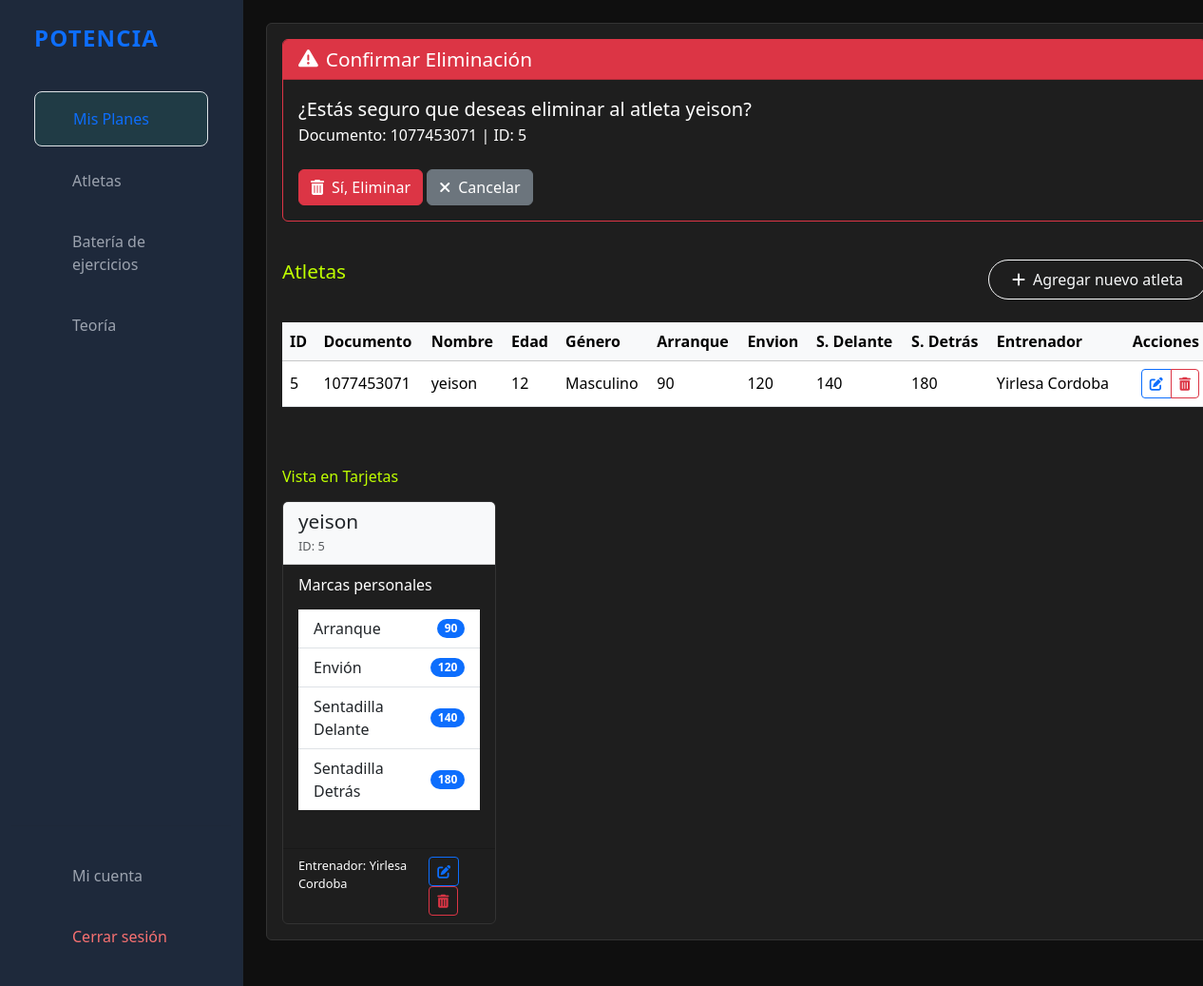
The page /atletas/eliminar/5/ (signed in) on the database its author committed.
### potencia/models.py (models this page shows, shortened)
class Atletas(models.Model):
    id = models.AutoField(primary_key=True)
    documento = models.CharField(unique=True, max_length=100)
    nombre = models.CharField(max_length=100)
    edad = models.PositiveSmallIntegerField()
    generos_lista = [("Masculino", "Masculino"), ("Femenino", "Femenino")]
    genero = models.CharField(max_length=10, choices=generos_lista)
    arranque = models.CharField(max_length=3)
    envion = models.CharField(max_length=3)
    sentadilla_delante = models.CharField(max_length=3)
    sentadilla_detras = models.CharField(max_length=3)
    entrenador = models.ForeignKey(
        Entrenadores,
        on_delete=models.SET_NULL,
        null=True,
        blank=True,
        related_name='atletas'
    )

class Entrenadores(models.Model):
    user = models.OneToOneField(User, on_delete=models.CASCADE)
    nombre = models.CharField(max_length=101)
    edad = models.PositiveSmallIntegerField()
    generos_lista = [("Masculino", "Masculino"), ("Femenino", "Femenino")]
    genero = models.CharField(max_length=10, choices=generos_lista)

### potencia/views.py (the view)
# urls.py: path('atletas/eliminar/<int:pk>/', views.eliminar_atleta, name='eliminar_atleta'),
@login_required
def eliminar_atleta(request, pk):
    atleta = get_object_or_404(Atletas, pk=pk)
    if request.method == 'POST':
        atleta.delete()
        messages.success(request, f'Atleta {atleta.nombre} eliminado correctamente')
        return redirect('atletas')
    return render(request, 'atletas.html', {
        'atletas': Atletas.objects.all(),
        'confirmar_eliminar': True,
        'atleta_a_eliminar': atleta
    })

### potencia/templates/atletas.html (shortened to what this page needs)
{% extends "base.html" %}
{% block contenido %}
<div class="card">
    <div class="card-body">
        {% if confirmar_eliminar %}
        <div class="card mb-4 border-danger">
            <div class="card-header bg-danger text-white">
                <h4 class="card-title mb-0">
                    <i class="fas fa-exclamation-triangle me-2"></i>Confirmar Eliminación
                </h4>
            </div>
            <div class="card-body">
                <p class="lead label-color-w">¿Estás seguro que deseas eliminar al atleta <strong>{{ atleta_a_eliminar.nombre }}</strong>?</p>
                <p class="label-color-w">Documento: {{ atleta_a_eliminar.documento }} | ID: {{ atleta_a_eliminar.id }}</p>
                <form method="post" action="{% url 'eliminar_atleta' atleta_a_eliminar.id %}">
                    <div class="mt-4">
                        <button type="submit" class="btn btn-danger">
                            <i class="fas fa-trash-alt me-2"></i>Sí, Eliminar
                        </button>
                        <a href="{% url 'atletas' %}" class="btn btn-secondary">
                            <i class="fas fa-times me-2"></i>Cancelar
                        </a>
                    </div>
                </form>
            </div>
        </div>
        {% endif %}
        <div class="d-flex justify-content-between align-items-center mb-4">
            <h4 class="card-title mb-0 label-color-fff">Atletas</h4>
            <div class="mt-3">
                <button type="button" class="btn btn-outline-light rounded-pill px-4 py-2" data-bs-toggle="modal"
                    data-bs-target="#datosAtletaModal">
                    <i class="fas fa-plus me-2"></i>Agregar nuevo atleta
                </button>
            </div>
        </div>
        <div class="table-responsive">
            <table class="table table-hover align-middle w-100">
                <thead class="table-light">
                    <tr>
                        <th>ID</th>
                        <th>Documento</th>
                        <th>Nombre</th>
                        <th>Edad</th>
                        <th>Género</th>
                        <th>Arranque</th>
                        <th>Envion</th>
                        <th>S. Delante</th>
                        <th>S. Detrás</th>
                        <th>Entrenador</th>
                        <th class="text-end">Acciones</th>
                    </tr>
                </thead>
                <tbody>
                    {% for atleta in atletas %}
                    <tr>
                        <td>{{ atleta.id }}</td>
                        <td>{{ atleta.documento }}</td>
                        <td>{{ atleta.nombre }}</td>
                        <td>{{ atleta.edad }}</td>
                        <td>{{ atleta.genero }}</td>
                        <td>{{ atleta.arranque }}</td>
                        <td>{{ atleta.envion }}</td>
                        <td>{{ atleta.sentadilla_delante }}</td>
                        <td>{{ atleta.sentadilla_detras }}</td>
                        <td>
                            {% if atleta.entrenador %}
                                {{ atleta.entrenador.nombre }}
                            {% else %}
                                <span class="text-muted">Sin asignar</span>
                            {% endif %}
                        </td>
                        <td class="text-end">
                            <div class="btn-group" role="group">
                                <a href="{% url 'editar_atleta' atleta.id %}" class="btn btn-sm btn-outline-primary">
                                    <i class="fas fa-edit"></i>
                                </a>
                                <a href="{% url 'eliminar_atleta' atleta.id %}" class="btn btn-sm btn-outline-danger">
                                    <i class="fas fa-trash-alt"></i>
                                </a>
                            </div>
                        </td>
                    </tr>
                    {% endfor %}
                </tbody>
            </table>
        </div>
        <h5 class="mt-5 mb-3 label-color-fff">Vista en Tarjetas</h5>
        <div class="row row-cols-1 row-cols-md-2 row-cols-lg-3 row-cols-xl-4 g-4">
            {% for atleta in atletas %}
            <div class="col">
                <div class="card h-100">
                    <div class="card-header bg-light">
                        <h5 class="card-title mb-0">{{ atleta.nombre }}</h5>
                        <small class="text-muted">ID: {{ atleta.id }}</small>
                    </div>
                    <div class="card-body">
                        <h6 class="card-subtitle mb-3 label-color-w">Marcas personales</h6>
                        <ul class="list-group list-group-flush">
                            <li class="list-group-item d-flex justify-content-between align-items-center">
                                Arranque
                                <span class="badge bg-primary rounded-pill">{{ atleta.arranque }}</span>
                            </li>
                            <li class="list-group-item d-flex justify-content-between align-items-center">
                                Envión
                                <span class="badge bg-primary rounded-pill">{{ atleta.envion }}</span>
                            </li>
                            <li class="list-group-item d-flex justify-content-between align-items-center">
                                Sentadilla Delante
                                <span class="badge bg-primary rounded-pill">{{ atleta.sentadilla_delante }}</span>
                            </li>
                            <li class="list-group-item d-flex justify-content-between align-items-center">
                                Sentadilla Detrás
                                <span class="badge bg-primary rounded-pill">{{ atleta.sentadilla_detras }}</span>
                            </li>
                        </ul>
                    </div>
                    <div class="card-footer bg-transparent">
                        <div class="d-flex justify-content-between">
                            <small class="label-color-w">
                                {% if atleta.entrenador %}
                                    Entrenador: {{ atleta.entrenador.nombre }}
                                {% else %}
                                    Sin entrenador
                                {% endif %}
                            </small>
                            <div>
                                <a href="{% url 'editar_atleta' atleta.id %}" class="btn btn-sm btn-outline-primary">
                                    <i class="fas fa-edit"></i>
                                </a>
                                <a href="{% url 'eliminar_atleta' atleta.id %}" class="btn btn-sm btn-outline-danger">
                                    <i class="fas fa-trash-alt"></i>
                                </a>
                            </div>
                        </div>
                    </div>
                </div>
            </div>
            {% endfor %}
        </div>
    </div>
</div>
{% endblock %}

### potencia/static/css/style_home.css (style rules this page uses)
body { background-color: #000208d5; }
.card { background-color: #1e1e1e; border: 1px solid #333; }
.label-color-fff { color: #bfff00; }
.label-color-w { color: #fff; }

### potencia/static/css/style_teoria.css (style rules this page uses)
body { background-color: #0f0f0f; color: #fff; }
.card-title { font-size: 1.3rem; margin-bottom: 0.75rem; display: flex; align-items: center; }

### potencia/templates/base.html (style rules this page uses)
.card { margin-bottom: 1.5rem; }

### rows shown on the page
Atletas: nombre "yeison", documento "1077453071", id "5", edad "12", genero "Masculino", arranque "90", envion "120", sentadilla_delante "140", sentadilla_detras "180", entrenador.nombre "Yirlesa Cordoba"
